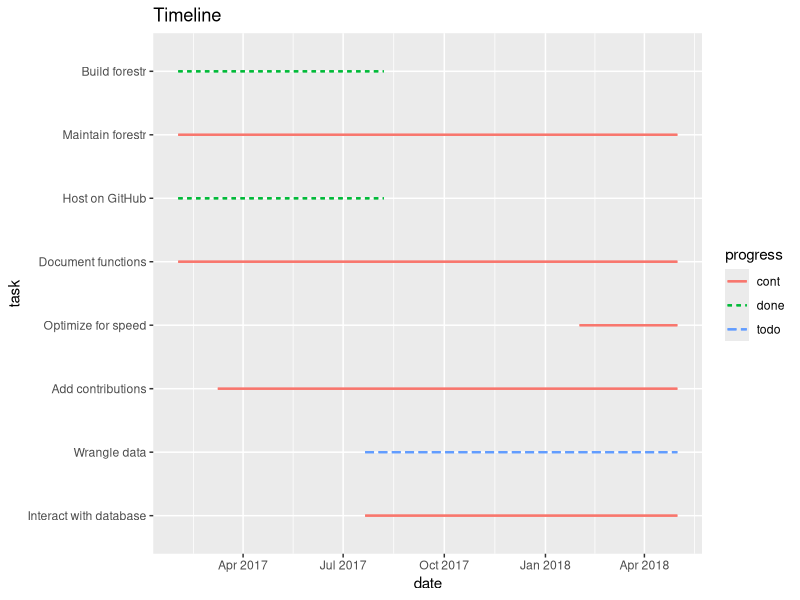

Write R code to recreate this figure.
## ---- chunk 1
# From https://github.com/rstudio/rmarkdown/issues/244
# To remove slide numbers to one of two things:

# One: Place this under the yamal header of the .Rmd file

# <style type="text/css">
# slides > slide:not(.nobackground):after {
#   content: '';
# }
# </style>



# Or, two: Place this in a separate mystyle.css file (remove <style> tag)

# slides > slide:not(.nobackground):after {
#   content: '';
# }

# For approach two, the yamal header should look like this:
# ---
# output:
#   ioslides_presentation:
    # css: mystyles.css
# ---
## ---- chunk 2
library(tidyverse)
library(knitr)

knitr::opts_chunk$set(
  comment = "#>",
  collapse = TRUE,
  # fig.align = "center",
  fig.asp = 0.618,
  fig.width = 6,
  out.width = "90%",
  cache = TRUE,
  echo = FALSE 
  )
# If you want to make sure the font size is consistent across all your figures,
# whenever you set out.width, you’ll also need to adjust fig.width to maintain
# the same ratio with your default out.width. For example, if your default
# fig.width is 6 and out.width is 0.7, when you set out.width = "50%" you’ll
# need to set fig.width to 4.3 (6 * 0.5 / 0.7).
# plots
## ---- chunk 3
# Check if the problem is that dates need to be character vectors

timeline <- tribble(
  ~n,  ~mlst,  ~extra, ~task,                     ~date_start,    ~date_end,    ~progress,  ~note,
   1,   F,     F,      "Build forestr",           "2017-02-01",  "2017-08-07",  "done",     "also ctfs",
   1,   T,     F,      "Maintain forestr",        "2017-08-05",  "2017-09-28",  "todo",     "family abundance (~ xxx funs)",
   1,   F,     F,      "Maintain forestr",        "2017-02-01",  "2018-05-01",  "cont",     "",
   1,   T,     F,      "Maintain forestr",        "2017-10-02",  "2017-11-02",  "todo",     "family biomass (~ xxx funs)",
  
   2,   F,     F,      "Host on GitHub",          "2017-02-01",  "2017-08-07",  "done",     "forstr",
   3,   F,     F,      "Document functions",      "2017-02-01",  "2018-05-01",  "cont",     "reviews welcome",
   4,   F,     F,      "Optimize for speed",      "2018-02-01",  "2018-05-01",  "cont",     "human brain, code",
   
   5,   F,     F,      "Add contributions",       "2017-03-09",  "2018-05-01",  "cont",     "ttt, Ervan, other",
   5,   T,     F,      "Add contributions",       "2017-03-09",  "2017-09-15",  "cont",     "ttt",
  
   6,   F,     F,      "Wrangle data",            "2017-07-21",  "2018-05-01",  "todo",     "~rtbl?, confirm task and prioriry",
   6,   T,     F,      "Wrangle data",            "2017-07-21",  "2017-11-01",  "todo",     "rtbl.bci",
  
   7,   F,     F,      "Interact with database",  "2017-07-21",  "2018-05-01",  "cont",     "~rtbl?, confirm task and prioriry",
   
   # Other important stuff that is not in job description
   8,   F,     T,     "Package example data",    "2017-07-28",  "2017-09-15",  "todo",     "bciex",
   9,   F,     T,     "Provide beta access",     "2017-07-30",  "2017-07-29",  "cont",     "try",
  10,   F,     T,     "Meet PIs",                "2017-09-29",  "2017-09-29",  "todo",     "Krista (SCBI)"
)
timeline <- timeline %>% 
  mutate_at(c("date_start", "date_end"), lubridate::as_date) %>% 
  mutate(task = forcats::fct_reorder(as.factor(task), rev(n)))
## ---- chunk 4
segments <-   geom_segment(
    aes(x = task, y = date_start, xend = task, yend = date_end, linetype = progress, colour = progress),
    size = .75
  ) 

timeline %>% 
  filter(!mlst, !extra) %>% 
  ggplot() +
  segments + 
  geom_hline(
    yintercept = as.numeric(lubridate::as_date(lubridate::today())),
    colour = "white", size = 2
  ) +
  segments + 
  labs(title = "Timeline", y = "date") +
  # scale_linetype_manual(values = c("dotted", "solid", "longdashed")) +
  coord_flip()
## ---- chunk 5
caption <- "Summary of work plan for Sep'17-May'18."
tribble(
  
  ~task, ~priority, ~note,
  # -----------------------------------------------------------------------
  "xxx", "yyy", "zzz",
  "xxx", "yyy", "zzz",
  "xxx", "yyy", "zzz",
  "xxx", "yyy", "zzz",
  "xxx", "yyy", "zzz",
  "xxx", "yyy", "zzz",
  "xxx", "yyy", "zzz",
  "xxx", "yyy", "zzz"
  # -----------------------------------------------------------------------
)
